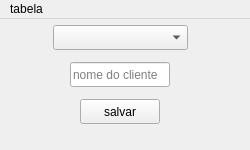
<?xml version="1.0" encoding="UTF-8"?>
<ui version="4.0">
 <class>MainWindow</class>
 <widget class="QMainWindow" name="MainWindow">
  <property name="geometry">
   <rect>
    <x>0</x>
    <y>0</y>
    <width>250</width>
    <height>150</height>
   </rect>
  </property>
  <property name="sizePolicy">
   <sizepolicy hsizetype="Fixed" vsizetype="Fixed">
    <horstretch>0</horstretch>
    <verstretch>0</verstretch>
   </sizepolicy>
  </property>
  <property name="minimumSize">
   <size>
    <width>250</width>
    <height>150</height>
   </size>
  </property>
  <property name="maximumSize">
   <size>
    <width>250</width>
    <height>150</height>
   </size>
  </property>
  <property name="windowTitle">
   <string>MainWindow</string>
  </property>
  <widget class="QWidget" name="centralwidget">
   <property name="sizePolicy">
    <sizepolicy hsizetype="Fixed" vsizetype="Fixed">
     <horstretch>60</horstretch>
     <verstretch>60</verstretch>
    </sizepolicy>
   </property>
   <property name="maximumSize">
    <size>
     <width>250</width>
     <height>150</height>
    </size>
   </property>
   <widget class="QWidget" name="verticalLayoutWidget">
    <property name="geometry">
     <rect>
      <x>0</x>
      <y>0</y>
      <width>241</width>
      <height>111</height>
     </rect>
    </property>
    <layout class="QVBoxLayout" name="verticalLayout">
     <property name="sizeConstraint">
      <enum>QLayout::SizeConstraint::SetDefaultConstraint</enum>
     </property>
     <item alignment="Qt::AlignmentFlag::AlignHCenter">
      <widget class="QComboBox" name="comboBox">
       <property name="sizePolicy">
        <sizepolicy hsizetype="Fixed" vsizetype="Fixed">
         <horstretch>0</horstretch>
         <verstretch>0</verstretch>
        </sizepolicy>
       </property>
       <property name="minimumSize">
        <size>
         <width>135</width>
         <height>25</height>
        </size>
       </property>
       <property name="maximumSize">
        <size>
         <width>100</width>
         <height>25</height>
        </size>
       </property>
       <property name="placeholderText">
        <string>numero do cliente</string>
       </property>
      </widget>
     </item>
     <item alignment="Qt::AlignmentFlag::AlignHCenter">
      <widget class="QLineEdit" name="lineEdit">
       <property name="maximumSize">
        <size>
         <width>100</width>
         <height>25</height>
        </size>
       </property>
       <property name="placeholderText">
        <string>nome do cliente</string>
       </property>
      </widget>
     </item>
     <item alignment="Qt::AlignmentFlag::AlignHCenter">
      <widget class="QPushButton" name="pushButton">
       <property name="maximumSize">
        <size>
         <width>100</width>
         <height>25</height>
        </size>
       </property>
       <property name="text">
        <string>salvar</string>
       </property>
      </widget>
     </item>
    </layout>
   </widget>
  </widget>
  <widget class="QMenuBar" name="menubar">
   <property name="geometry">
    <rect>
     <x>0</x>
     <y>0</y>
     <width>250</width>
     <height>33</height>
    </rect>
   </property>
   <widget class="QMenu" name="menutabela">
    <property name="title">
     <string>tabela</string>
    </property>
    <addaction name="viewtable"/>
   </widget>
   <addaction name="menutabela"/>
  </widget>
  <action name="viewtable">
   <property name="text">
    <string>ver tabela</string>
   </property>
  </action>
 </widget>
 <resources/>
 <connections/>
</ui>
